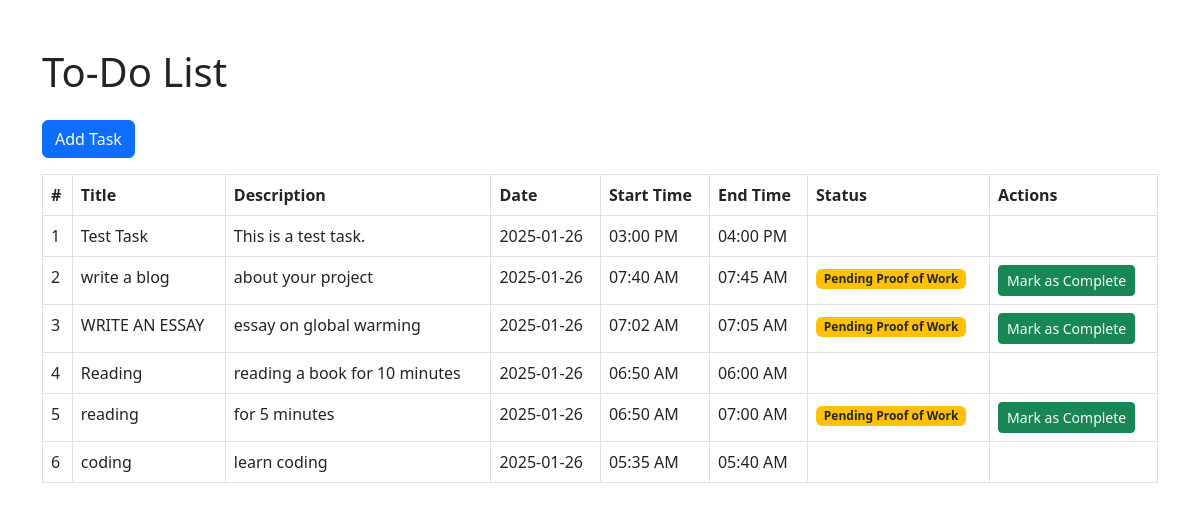
/tasks/ (signed in), run on the app's committed database.
### tasks/models.py (models this page shows, shortened)
class Task(models.Model):
    user = models.ForeignKey(
        settings.AUTH_USER_MODEL,
        on_delete=models.CASCADE,
        related_name="tasks"
    )
    title = models.CharField(max_length=255)
    description = models.TextField(blank=True, null=True)
    date = models.DateField(default=timezone.now)  # Default value set to the current date
    start_time = models.TimeField()
    end_time = models.TimeField()
    is_completed = models.BooleanField(default=False)
    proof_of_work = models.FileField(upload_to='proofs/', blank=True, null=True)  # Check if this field exists

### tasks/views.py (the view)
# urls.py: path('', views.task_list, name='task_list'),  # List of tasks
@login_required
def task_list(request):
    tasks = Task.objects.filter(user=request.user).order_by("-date", "-start_time")
    for task in tasks:
        task_end_datetime = datetime.combine(task.date, task.end_time)
        if task_end_datetime < datetime.now() and not task.is_completed:
            task.status = "Time Over"
        elif task.proof_of_work and task.admin_approved and not task.is_completed:
            task.is_completed = True
            task.status = "Completed"
        elif not task.proof_of_work and not task.is_completed:
            task.status = "Pending Proof of Work"
        task.save()
    return render(request, "tasks/task_list.html", {"tasks": tasks})

### templates/tasks/task_list.html (shortened to what this page needs)
{% load static %}
<!DOCTYPE html>
<html lang="en">
<head>
    <link rel="stylesheet" href="https://cdn.jsdelivr.net/npm/bootstrap@5.3.0-alpha3/dist/css/bootstrap.min.css">
</head>
<body>
    <div class="container mt-5">
        <h1 class="mb-4">To-Do List</h1>
        <a href="{% url 'add_task' %}" class="btn btn-primary mb-3">Add Task</a>
        {% if tasks %}
            <table class="table table-bordered">
                <thead>
                    <tr>
                        <th>#</th>
                        <th>Title</th>
                        <th>Description</th>
                        <th>Date</th>
                        <th>Start Time</th>
                        <th>End Time</th>
                        <th>Status</th>
                        <th>Actions</th>
                    </tr>
                </thead>
                <tbody>
                    {% for task in tasks %}
                    <tr id="task-{{ task.id }}">
                        <td>{{ forloop.counter }}</td>
                        <td>{{ task.title }}</td>
                        <td>{{ task.description|default:"No description provided" }}</td>
                        <td>{{ task.date|date:"Y-m-d" }}</td>
                        <td>{{ task.start_time|date:"h:i A" }}</td>
                        <td>{{ task.end_time|date:"h:i A" }}</td>
                        <td>
                            {% if task.status == "Completed" %}
                                <span class="badge bg-success">{{ task.status }}</span>
                            {% elif task.status == "Time Over" %}
                                <span class="badge bg-danger">{{ task.status }}</span>
                            {% elif task.status == "Pending Proof of Work" %}
                                <span class="badge bg-warning text-dark">{{ task.status }}</span>
                            {% else %}
                                <span class="badge bg-info">{{ task.status }}</span>
                            {% endif %}
                        </td>
                        <td>
                            {% if not task.is_completed %}
                                <a href="{% url 'complete_task' task.id %}" class="btn btn-sm btn-success">Mark as Complete</a>
                            {% endif %}
                        </td>
                    </tr>
                    {% endfor %}
                </tbody>
            </table>
        {% else %}
            <p>No tasks added yet. Click "Add Task" to get started!</p>
        {% endif %}
    </div>
</body>
</html>

### data on the page
Task: title "Test Task", description "This is a test task.", date "2025-01-26", start_time "03:00 PM", end_time "04:00 PM"
Task: title "write a blog", description "about your project", date "2025-01-26", start_time "07:40 AM", end_time "07:45 AM", status "Pending Proof of Work", is_completed "Mark as Complete"
Task: title "WRITE AN ESSAY", description "essay on global warming", date "2025-01-26", start_time "07:02 AM", end_time "07:05 AM", status "Pending Proof of Work", is_completed "Mark as Complete"
Task: title "Reading", description "reading a book for 10 minutes", date "2025-01-26", start_time "06:50 AM", end_time "06:00 AM"
Task: title "reading", description "for 5 minutes", date "2025-01-26", start_time "06:50 AM", end_time "07:00 AM", status "Pending Proof of Work", is_completed "Mark as Complete"
Task: title "coding", description "learn coding", date "2025-01-26", start_time "05:35 AM", end_time "05:40 AM"
